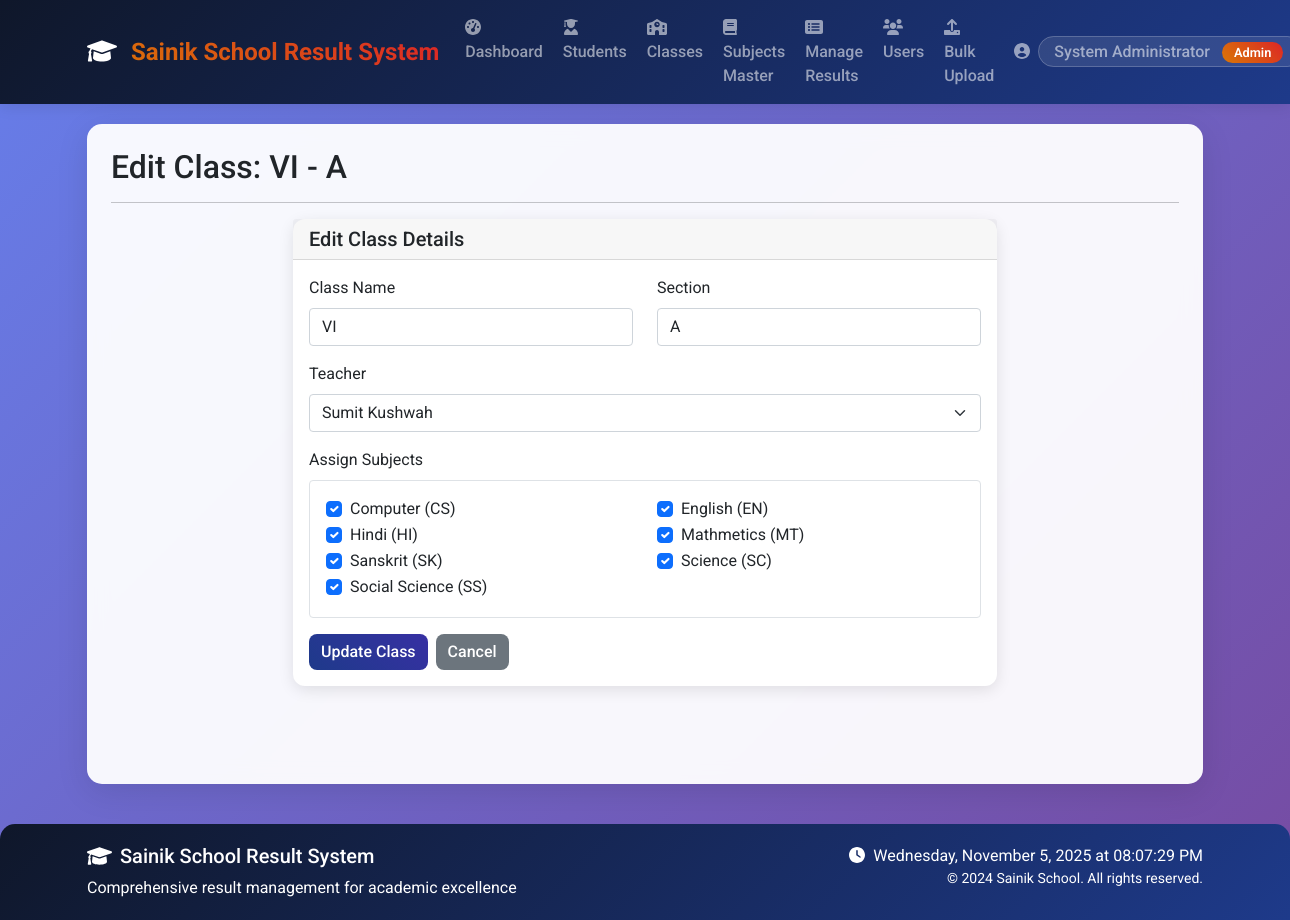
/admin/edit_class/5 (signed in), run on the app's committed database.
### tables this page shows
CREATE TABLE users (
            id INTEGER PRIMARY KEY AUTOINCREMENT,
            username TEXT UNIQUE NOT NULL,
            password TEXT NOT NULL,
            role TEXT NOT NULL CHECK(role IN ('admin', 'teacher', 'student')),
            name TEXT NOT NULL,
            email TEXT,
            created_at TIMESTAMP DEFAULT CURRENT_TIMESTAMP
        , student_id INTEGER REFERENCES students(id));

CREATE TABLE classes (
            id INTEGER PRIMARY KEY AUTOINCREMENT,
            class_name TEXT NOT NULL UNIQUE,
            section TEXT,
            teacher_id INTEGER,
            FOREIGN KEY (teacher_id) REFERENCES users (id)
        );

CREATE TABLE subjects (
            id INTEGER PRIMARY KEY AUTOINCREMENT,
            subject_name TEXT NOT NULL UNIQUE,
            subject_code TEXT UNIQUE
        );

### app.py (the view)
@app.route('/admin/edit_class/<int:class_id>')
@login_required
def edit_class(class_id):
    if current_user.role != 'admin':
        flash('Access denied!', 'danger')
        return redirect(url_for('index'))
    class_data = Class.get_class_by_id(class_id)
    if not class_data:
        flash('Class not found!', 'danger')
        return redirect(url_for('manage_classes'))
    teachers = User.get_teachers()
    subjects_in_class_raw = Class.get_subjects_for_class(class_id)
    subjects_in_class_ids = {s['id'] for s in subjects_in_class_raw}
    all_subjects = Subject.get_all_subjects()
    return render_template('edit_class.html',
                         class_data=class_data,
                         teachers=teachers,
                         all_subjects=all_subjects,
                         subjects_in_class_ids=subjects_in_class_ids)

### app.py (called while the page is built)
@login_manager.user_loader
def load_user(user_id):
    return LoginUser.get(user_id)

### auth.py (called while the page is built)
    @staticmethod
    def get(user_id):
        user = User.get_by_id(user_id)
        if user:
            return LoginUser(user.id, user.username, user.role, user.name)
        return None

### database.py (called while the page is built)
def get_db_connection():
    conn = sqlite3.connect('school_results.db')
    conn.row_factory = sqlite3.Row
    return conn

### models.py (called while the page is built)
    @staticmethod
    def get_by_id(user_id):
        conn = get_db_connection()
        user = conn.execute(
            'SELECT * FROM users WHERE id = ?', (user_id,)
        ).fetchone()
        conn.close()
        if user:
            return User(
                id=user['id'],
                username=user['username'],
                password=user['password'],
                role=user['role'],
                name=user['name'],
                email=user['email']
            )
        return None

    @staticmethod
    def get_teachers():
        conn = get_db_connection()
        teachers = conn.execute(
            'SELECT * FROM users WHERE role = "teacher" ORDER BY name'
        ).fetchall()
        conn.close()
        return teachers

    @staticmethod
    def get_class_by_id(class_id):
        conn = get_db_connection()
        try:
            class_data = conn.execute('''
                SELECT c.*, u.name as teacher_name,
                       (SELECT COUNT(*) FROM student_enrollment WHERE class_id = c.id) as student_count
                FROM classes c
                LEFT JOIN users u ON c.teacher_id = u.id
                WHERE c.id = ?
            ''', (class_id,)).fetchone()
            conn.close()
            return class_data
        except Exception as e:
            conn.close()
            return None

    @staticmethod
    def get_subjects_for_class(class_id):
        conn = get_db_connection()
        try:
            subjects = conn.execute('''
                SELECT s.*
                FROM subjects s
                JOIN class_subjects cs ON s.id = cs.subject_id
                WHERE cs.class_id = ?
                ORDER BY s.subject_name
            ''', (class_id,)).fetchall()
            conn.close()
            return subjects
        except Exception as e:
            conn.close()
            return []

    @staticmethod
    def get_all_subjects():
        conn = get_db_connection()
        subjects = conn.execute('SELECT * FROM subjects ORDER BY subject_name').fetchall()
        conn.close()
        return subjects

### templates/edit_class.html (shortened to what this page needs)
{% extends "base.html" %}
{% block content %}
<div class="row">
    <div class="col-12">
        <h2>Edit Class: {{ class_data.class_name }} - {{ class_data.section }}</h2>
        <hr>
    </div>
</div>
<div class="row">
    <div class="col-md-8 offset-md-2">
        <div class="card">
            <div class="card-header">
                <h5 class="card-title mb-0">Edit Class Details</h5>
            </div>
            <div class="card-body">
                <form id="editClassForm">
                    <div class="row">
                        <div class="col-md-6 mb-3">
                            <label for="class_name" class="form-label">Class Name</label>
                            <input type="text" class="form-control" id="class_name" name="class_name" value="{{ class_data.class_name }}" required>
                        </div>
                        <div class="col-md-6 mb-3">
                            <label for="section" class="form-label">Section</label>
                            <input type="text" class="form-control" id="section" name="section" value="{{ class_data.section }}" required>
                        </div>
                    </div>
                    <div class="mb-3">
                        <label for="teacher_id" class="form-label">Teacher</label>
                        <select class="form-select" id="teacher_id" name="teacher_id" required>
                            {% for teacher in teachers %}
                            <option value="{{ teacher.id }}" {% if class_data.teacher_id == teacher.id %}selected{% endif %}>
                                {{ teacher.name }}
                            </option>
                            {% endfor %}
                        </select>
                    </div>
                    <div class="mb-3">
                        <label class="form-label">Assign Subjects</label>
                        <div class="subject-checklist border rounded p-3" style="max-height: 300px; overflow-y: auto;">
                            <div class="row">
                                {% for subject in all_subjects %}
                                <div class="col-md-6">
                                    <div class="form-check">
                                        <input class="form-check-input"
                                               type="checkbox"
                                               name="subjects"
                                               value="{{ subject.id }}"
                                               id="subject-{{ subject.id }}"
                                               {% if subject.id in subjects_in_class_ids %}checked{% endif %}>
                                        <label class="form-check-label" for="subject-{{ subject.id }}">
                                            {{ subject.subject_name }} ({{ subject.subject_code }})
                                        </label>
                                    </div>
                                </div>
                                {% else %}
                                <p class="text-muted">No subjects found in master list.</p>
                                {% endfor %}
                            </div>
                        </div>
                    </div>
                    <div class="d-flex gap-2 mt-3">
                        <button type="submit" class="btn btn-primary">Update Class</button>
                        <a href="{{ url_for('manage_classes') }}" class="btn btn-secondary">Cancel</a>
                    </div>
                </form>
            </div>
        </div>
    </div>
</div>
{% endblock %}

### templates/base.html (shortened to what this page needs)
<!DOCTYPE html>
<html lang="en">
<head>
    <link href="https://cdn.jsdelivr.net/npm/bootstrap@5.1.3/dist/css/bootstrap.min.css" rel="stylesheet">
    <link rel="stylesheet" href="https://cdnjs.cloudflare.com/ajax/libs/font-awesome/6.0.0/css/all.min.css">
</head>
<body>
    <nav class="navbar navbar-expand-lg navbar-dark bg-primary sticky-top">
        <div class="container">
            <a class="navbar-brand" href="{{ url_for('index') }}">
                <i class="fas fa-graduation-cap me-2"></i>
                Sainik School Result System
            </a>
            <div class="collapse navbar-collapse" id="navbarNav">
                <ul class="navbar-nav me-auto">
                    {% if current_user.is_authenticated %}
                        {% if current_user.role == 'admin' %}
                            <li class="nav-item">
                                <a class="nav-link" href="{{ url_for('admin_dashboard') }}">
                                    <i class="fas fa-tachometer-alt me-1"></i>Dashboard
                                </a>
                            </li>
                            <li class="nav-item">
                                <a class="nav-link" href="{{ url_for('manage_students') }}">
                                    <i class="fas fa-user-graduate me-1"></i>Students
                                </a>
                            </li>
                            <li class="nav-item">
                                <a class="nav-link" href="{{ url_for('manage_classes') }}">
                                    <i class="fas fa-school me-1"></i>Classes
                                </a>
                            </li>
                            <li class="nav-item">
                                <a class="nav-link" href="{{ url_for('manage_subjects_master') }}">
                                    <i class="fas fa-book me-1"></i>Subjects Master
                                </a>
                            </li>
                            <li class="nav-item">
                                <a class="nav-link" href="{{ url_for('manage_all_results') }}">
                                    <i class="fas fa-list-alt me-1"></i>Manage Results
                                </a>
                            </li>
                            <li class="nav-item">
                                <a class="nav-link" href="{{ url_for('manage_users') }}">
                                    <i class="fas fa-users me-1"></i>Users
                                </a>
                            </li>
                            <li class="nav-item">
                                <a class="nav-link" href="{{ url_for('upload_data') }}">
                                    <i class="fas fa-upload me-1"></i>Bulk Upload
                                </a>
                            </li>
                        {% endif %}
                    {% endif %}
                </ul>
                <div class="navbar-nav ms-auto">
                    {% if current_user.is_authenticated %}
                        <div class="nav-item dropdown">
                            <a class="nav-link dropdown-toggle" href="#" id="navbarDropdown" role="button" data-bs-toggle="dropdown">
                                <i class="fas fa-user-circle me-1"></i>
                                <span class="welcome-text">
                                    {{ current_user.name }}
                                    <span class="role-badge ms-2">{{ current_user.role|title }}</span>
                                </span>
                            </a>
                        </div>
                    {% else %}
                        <a class="nav-link" href="{{ url_for('login') }}">
                            <i class="fas fa-sign-in-alt me-1"></i>Login
                        </a>
                    {% endif %}
                </div>
            </div>
        </div>
    </nav>
    <div class="container">
        <div class="main-container p-4">
            {% block content %}{% endblock %}
        </div>
    </div>
    <footer class="footer">
        <div class="container">
            <div class="row">
                <div class="col-md-6">
                    <h5><i class="fas fa-graduation-cap me-2"></i>Sainik School Result System</h5>
                    <p class="mb-0">Comprehensive result management for academic excellence</p>
                </div>
                <div class="col-md-6 text-md-end">
                    <p class="mb-0">
                        <i class="fas fa-clock me-1"></i>
                        <span id="current-time"></span>
                    </p>
                    <p class="mb-0 small">
                        &copy; 2024 Sainik School. All rights reserved.
                    </p>
                </div>
            </div>
        </div>
    </footer>
</body>
</html>

### templates/base.html (style rules this page uses)
:root { --sainik-blue: #1e3a8a; --sainik-red: #dc2626; --sainik-gold: #d97706; --sainik-dark: #0f172a; }
body { font-family: 'Roboto', sans-serif; background: linear-gradient(135deg, #667eea 0%, #764ba2 100%); min-height: 100vh; }
.main-container { background: rgba(255, 255, 255, 0.95); backdrop-filter: blur(10px); border-radius: 15px; box-shadow: 0 8px 32px rgba(0, 0, 0, 0.1); margin-top: 20px; margin-bottom: 20px; min-height: calc(100vh - 140px); }
.navbar-brand { font-weight: 700; font-size: 1.5rem; background: linear-gradient(45deg, var(--sainik-gold), var(--sainik-red)); -webkit-background-clip: text; -webkit-text-fill-color: transparent; background-clip: text; }
.navbar { background: linear-gradient(135deg, var(--sainik-dark), var(--sainik-blue)) !important; box-shadow: 0 2px 15px rgba(0, 0, 0, 0.1); }
.nav-link { font-weight: 500; transition: all 0.3s ease; border-radius: 5px; margin: 0 2px; }
.welcome-text { background: rgba(255, 255, 255, 0.1); padding: 5px 15px; border-radius: 20px; border: 1px solid rgba(255, 255, 255, 0.2); }
.footer { background: linear-gradient(135deg, var(--sainik-dark), var(--sainik-blue)); color: white; padding: 20px 0; margin-top: 40px; border-radius: 15px 15px 0 0; }
.role-badge { background: linear-gradient(45deg, var(--sainik-gold), var(--sainik-red)); color: white; padding: 3px 12px; border-radius: 15px; font-size: 0.8rem; font-weight: 600; }
.card { transition: all 0.3s ease; border: none; border-radius: 12px; box-shadow: 0 4px 15px rgba(0, 0, 0, 0.1); }
.btn { border-radius: 8px; font-weight: 500; transition: all 0.3s ease; border: none; }
.btn-primary { background: linear-gradient(45deg, var(--sainik-blue), #3730a3); }

### data on the page
users: name "System Administrator", role "Admin"
classes: class_name "VI", section "A", teacher_id "Sumit Kushwah"
subjects: subjects "☑", subject_name "Computer", subject_code "CS"
subjects: subjects "☑", subject_name "English", subject_code "EN"
subjects: subjects "☑", subject_name "Hindi", subject_code "HI"
subjects: subjects "☑", subject_name "Mathmetics", subject_code "MT"
subjects: subjects "☑", subject_name "Sanskrit", subject_code "SK"
subjects: subjects "☑", subject_name "Science", subject_code "SC"
subjects: subjects "☑", subject_name "Social Science", subject_code "SS"
